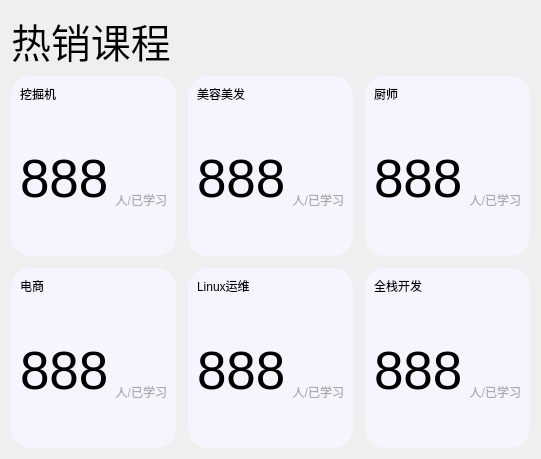
                   <widget class="QWidget" name="page_7">
                    <layout class="QHBoxLayout" name="horizontalLayout_35">
                     <item>
                      <layout class="QVBoxLayout" name="verticalLayout_18">
                       <item>
                        <layout class="QHBoxLayout" name="horizontalLayout_22">
                         <item>
                          <widget class="QLabel" name="label_23">
                           <property name="font">
                            <font>
                             <pointsize>30</pointsize>
                            </font>
                           </property>
                           <property name="styleSheet">
                            <string notr="true">color: rgb(0, 0, 0);</string>
                           </property>
                           <property name="text">
                            <string>热销课程</string>
                           </property>
                          </widget>
                         </item>
                        </layout>
                       </item>
                       <item>
                        <layout class="QGridLayout" name="gridLayout_2">
                         <property name="spacing">
                          <number>12</number>
                         </property>
                         <item row="0" column="0">
                          <widget class="QWidget" name="widget_10" native="true">
                           <property name="styleSheet">
                            <string notr="true">background-color:rgb(245,245,255);
border-radius:20px;
</string>
                           </property>
                           <layout class="QHBoxLayout" name="horizontalLayout_23">
                            <item>
                             <layout class="QVBoxLayout" name="verticalLayout_19">
                              <item>
                               <widget class="QLabel" name="label_24">
                                <property name="styleSheet">
                                 <string notr="true">color: rgb(0, 0, 0);</string>
                                </property>
                                <property name="text">
                                 <string>挖掘机</string>
                                </property>
                               </widget>
                              </item>
                              <item>
                               <spacer name="verticalSpacer_20">
                                <property name="orientation">
                                 <enum>Qt::Vertical</enum>
                                </property>
                                <property name="sizeHint" stdset="0">
                                 <size>
                                  <width>20</width>
                                  <height>40</height>
                                 </size>
                                </property>
                               </spacer>
                              </item>
                              <item>
                               <layout class="QHBoxLayout" name="horizontalLayout_24">
                                <item>
                                 <widget class="QLabel" name="label_25">
                                  <property name="font">
                                   <font>
                                    <pointsize>40</pointsize>
                                   </font>
                                  </property>
                                  <property name="styleSheet">
                                   <string notr="true">color: rgb(0, 0, 0);</string>
                                  </property>
                                  <property name="text">
                                   <string>888</string>
                                  </property>
                                 </widget>
                                </item>
                                <item>
                                 <layout class="QVBoxLayout" name="verticalLayout_20">
                                  <item>
                                   <spacer name="verticalSpacer_21">
                                    <property name="orientation">
                                     <enum>Qt::Vertical</enum>
                                    </property>
                                    <property name="sizeHint" stdset="0">
                                     <size>
                                      <width>20</width>
                                      <height>18</height>
                                     </size>
                                    </property>
                                   </spacer>
                                  </item>
                                  <item>
                                   <widget class="QLabel" name="label_26">
                                    <property name="styleSheet">
                                     <string notr="true">color: rgb(0, 0, 0);
color: rgb(171, 171, 171);</string>
                                    </property>
                                    <property name="text">
                                     <string>人/已学习</string>
                                    </property>
                                    <property name="alignment">
                                     <set>Qt::AlignRight|Qt::AlignTrailing|Qt::AlignVCenter</set>
                                    </property>
                                   </widget>
                                  </item>
                                 </layout>
                                </item>
                               </layout>
                              </item>
                              <item>
                               <spacer name="verticalSpacer_22">
                                <property name="orientation">
                                 <enum>Qt::Vertical</enum>
                                </property>
                                <property name="sizeHint" stdset="0">
                                 <size>
                                  <width>20</width>
                                  <height>38</height>
                                 </size>
                                </property>
                               </spacer>
                              </item>
                             </layout>
                            </item>
                           </layout>
                          </widget>
                         </item>
                         <item row="0" column="1">
                          <widget class="QWidget" name="widget_11" native="true">
                           <property name="styleSheet">
                            <string notr="true">background-color:rgb(245,245,255);
border-radius:20px;
</string>
                           </property>
                           <layout class="QHBoxLayout" name="horizontalLayout_25">
                            <item>
                             <layout class="QVBoxLayout" name="verticalLayout_21">
                              <item>
                               <widget class="QLabel" name="label_27">
                                <property name="styleSheet">
                                 <string notr="true">color: rgb(0, 0, 0);</string>
                                </property>
                                <property name="text">
                                 <string>美容美发</string>
                                </property>
                               </widget>
                              </item>
                              <item>
                               <spacer name="verticalSpacer_23">
                                <property name="orientation">
                                 <enum>Qt::Vertical</enum>
                                </property>
                                <property name="sizeHint" stdset="0">
                                 <size>
                                  <width>20</width>
                                  <height>40</height>
                                 </size>
                                </property>
                               </spacer>
                              </item>
                              <item>
                               <layout class="QHBoxLayout" name="horizontalLayout_26">
                                <item>
                                 <widget class="QLabel" name="label_28">
                                  <property name="font">
                                   <font>
                                    <pointsize>40</pointsize>
                                   </font>
                                  </property>
                                  <property name="styleSheet">
                                   <string notr="true">color: rgb(0, 0, 0);</string>
                                  </property>
                                  <property name="text">
                                   <string>888</string>
                                  </property>
                                 </widget>
                                </item>
                                <item>
                                 <layout class="QVBoxLayout" name="verticalLayout_22">
                                  <item>
                                   <spacer name="verticalSpacer_24">
                                    <property name="orientation">
                                     <enum>Qt::Vertical</enum>
                                    </property>
                                    <property name="sizeHint" stdset="0">
                                     <size>
                                      <width>20</width>
                                      <height>18</height>
                                     </size>
                                    </property>
                                   </spacer>
                                  </item>
                                  <item>
                                   <widget class="QLabel" name="label_29">
                                    <property name="styleSheet">
                                     <string notr="true">color: rgb(0, 0, 0);
color: rgb(171, 171, 171);</string>
                                    </property>
                                    <property name="text">
                                     <string>人/已学习</string>
                                    </property>
                                    <property name="alignment">
                                     <set>Qt::AlignRight|Qt::AlignTrailing|Qt::AlignVCenter</set>
                                    </property>
                                   </widget>
                                  </item>
                                 </layout>
                                </item>
                               </layout>
                              </item>
                              <item>
                               <spacer name="verticalSpacer_25">
                                <property name="orientation">
                                 <enum>Qt::Vertical</enum>
                                </property>
                                <property name="sizeHint" stdset="0">
                                 <size>
                                  <width>20</width>
                                  <height>38</height>
                                 </size>
                                </property>
                               </spacer>
                              </item>
                             </layout>
                            </item>
                           </layout>
                          </widget>
                         </item>
                         <item row="0" column="2">
                          <widget class="QWidget" name="widget_12" native="true">
                           <property name="styleSheet">
                            <string notr="true">background-color:rgb(245,245,255);
border-radius:20px;
</string>
                           </property>
                           <layout class="QHBoxLayout" name="horizontalLayout_27">
                            <item>
                             <layout class="QVBoxLayout" name="verticalLayout_23">
                              <item>
                               <widget class="QLabel" name="label_30">
                                <property name="styleSheet">
                                 <string notr="true">color: rgb(0, 0, 0);</string>
                                </property>
                                <property name="text">
                                 <string>厨师</string>
                                </property>
                               </widget>
                              </item>
                              <item>
                               <spacer name="verticalSpacer_26">
                                <property name="orientation">
                                 <enum>Qt::Vertical</enum>
                                </property>
                                <property name="sizeHint" stdset="0">
                                 <size>
                                  <width>20</width>
                                  <height>40</height>
                                 </size>
                                </property>
                               </spacer>
                              </item>
                              <item>
                               <layout class="QHBoxLayout" name="horizontalLayout_28">
                                <item>
                                 <widget class="QLabel" name="label_31">
                                  <property name="font">
                                   <font>
                                    <pointsize>40</pointsize>
                                   </font>
                                  </property>
                                  <property name="styleSheet">
                                   <string notr="true">color: rgb(0, 0, 0);</string>
                                  </property>
                                  <property name="text">
                                   <string>888</string>
                                  </property>
                                 </widget>
                                </item>
                                <item>
                                 <layout class="QVBoxLayout" name="verticalLayout_24">
                                  <item>
                                   <spacer name="verticalSpacer_27">
                                    <property name="orientation">
                                     <enum>Qt::Vertical</enum>
                                    </property>
                                    <property name="sizeHint" stdset="0">
                                     <size>
                                      <width>20</width>
                                      <height>18</height>
                                     </size>
                                    </property>
                                   </spacer>
                                  </item>
                                  <item>
                                   <widget class="QLabel" name="label_32">
                                    <property name="styleSheet">
                                     <string notr="true">color: rgb(0, 0, 0);
color: rgb(171, 171, 171);</string>
                                    </property>
                                    <property name="text">
                                     <string>人/已学习</string>
                                    </property>
                                    <property name="alignment">
                                     <set>Qt::AlignRight|Qt::AlignTrailing|Qt::AlignVCenter</set>
                                    </property>
                                   </widget>
                                  </item>
                                 </layout>
                                </item>
                               </layout>
                              </item>
                              <item>
                               <spacer name="verticalSpacer_28">
                                <property name="orientation">
                                 <enum>Qt::Vertical</enum>
                                </property>
                                <property name="sizeHint" stdset="0">
                                 <size>
                                  <width>20</width>
                                  <height>38</height>
                                 </size>
                                </property>
                               </spacer>
                              </item>
                             </layout>
                            </item>
                           </layout>
                          </widget>
                         </item>
                         <item row="1" column="0">
                          <widget class="QWidget" name="widget_13" native="true">
                           <property name="styleSheet">
                            <string notr="true">background-color:rgb(245,245,255);
border-radius:20px;
</string>
                           </property>
                           <layout class="QHBoxLayout" name="horizontalLayout_29">
                            <item>
                             <layout class="QVBoxLayout" name="verticalLayout_25">
                              <item>
                               <widget class="QLabel" name="label_33">
                                <property name="styleSheet">
                                 <string notr="true">color: rgb(0, 0, 0);</string>
                                </property>
                                <property name="text">
                                 <string>电商</string>
                                </property>
                               </widget>
                              </item>
                              <item>
                               <spacer name="verticalSpacer_29">
                                <property name="orientation">
                                 <enum>Qt::Vertical</enum>
                                </property>
                                <property name="sizeHint" stdset="0">
                                 <size>
                                  <width>20</width>
                                  <height>40</height>
                                 </size>
                                </property>
                               </spacer>
                              </item>
                              <item>
                               <layout class="QHBoxLayout" name="horizontalLayout_30">
                                <item>
                                 <widget class="QLabel" name="label_34">
                                  <property name="font">
                                   <font>
                                    <pointsize>40</pointsize>
                                   </font>
                                  </property>
                                  <property name="styleSheet">
                                   <string notr="true">color: rgb(0, 0, 0);</string>
                                  </property>
                                  <property name="text">
                                   <string>888</string>
                                  </property>
                                 </widget>
                                </item>
                                <item>
                                 <layout class="QVBoxLayout" name="verticalLayout_26">
                                  <item>
                                   <spacer name="verticalSpacer_30">
                                    <property name="orientation">
                                     <enum>Qt::Vertical</enum>
                                    </property>
                                    <property name="sizeHint" stdset="0">
                                     <size>
                                      <width>20</width>
                                      <height>18</height>
                                     </size>
                                    </property>
                                   </spacer>
                                  </item>
                                  <item>
                                   <widget class="QLabel" name="label_35">
                                    <property name="styleSheet">
                                     <string notr="true">color: rgb(0, 0, 0);
color: rgb(171, 171, 171);</string>
                                    </property>
                                    <property name="text">
                                     <string>人/已学习</string>
                                    </property>
                                    <property name="alignment">
                                     <set>Qt::AlignRight|Qt::AlignTrailing|Qt::AlignVCenter</set>
                                    </property>
                                   </widget>
                                  </item>
                                 </layout>
                                </item>
                               </layout>
                              </item>
                              <item>
                               <spacer name="verticalSpacer_31">
                                <property name="orientation">
                                 <enum>Qt::Vertical</enum>
                                </property>
                                <property name="sizeHint" stdset="0">
                                 <size>
                                  <width>20</width>
                                  <height>38</height>
                                 </size>
                                </property>
                               </spacer>
                              </item>
                             </layout>
                            </item>
                           </layout>
                          </widget>
                         </item>
                         <item row="1" column="1">
                          <widget class="QWidget" name="widget_14" native="true">
                           <property name="styleSheet">
                            <string notr="true">background-color:rgb(245,245,255);
border-radius:20px;
</string>
                           </property>
                           <layout class="QHBoxLayout" name="horizontalLayout_31">
                            <item>
                             <layout class="QVBoxLayout" name="verticalLayout_27">
                              <item>
                               <widget class="QLabel" name="label_36">
                                <property name="styleSheet">
                                 <string notr="true">color: rgb(0, 0, 0);</string>
                                </property>
                                <property name="text">
                                 <string>Linux运维</string>
                                </property>
                               </widget>
                              </item>
                              <item>
                               <spacer name="verticalSpacer_32">
                                <property name="orientation">
                                 <enum>Qt::Vertical</enum>
                                </property>
                                <property name="sizeHint" stdset="0">
                                 <size>
                                  <width>20</width>
                                  <height>40</height>
                                 </size>
                                </property>
                               </spacer>
                              </item>
                              <item>
                               <layout class="QHBoxLayout" name="horizontalLayout_32">
                                <item>
                                 <widget class="QLabel" name="label_37">
                                  <property name="font">
                                   <font>
                                    <pointsize>40</pointsize>
                                   </font>
                                  </property>
                                  <property name="styleSheet">
                                   <string notr="true">color: rgb(0, 0, 0);</string>
                                  </property>
                                  <property name="text">
                                   <string>888</string>
                                  </property>
                                 </widget>
                                </item>
                                <item>
                                 <layout class="QVBoxLayout" name="verticalLayout_28">
                                  <item>
                                   <spacer name="verticalSpacer_33">
                                    <property name="orientation">
                                     <enum>Qt::Vertical</enum>
                                    </property>
                                    <property name="sizeHint" stdset="0">
                                     <size>
                                      <width>20</width>
                                      <height>18</height>
                                     </size>
                                    </property>
                                   </spacer>
                                  </item>
                                  <item>
                                   <widget class="QLabel" name="label_38">
                                    <property name="styleSheet">
                                     <string notr="true">color: rgb(0, 0, 0);
color: rgb(171, 171, 171);</string>
                                    </property>
                                    <property name="text">
                                     <string>人/已学习</string>
                                    </property>
                                    <property name="alignment">
                                     <set>Qt::AlignRight|Qt::AlignTrailing|Qt::AlignVCenter</set>
                                    </property>
                                   </widget>
                                  </item>
                                 </layout>
                                </item>
                               </layout>
                              </item>
                              <item>
                               <spacer name="verticalSpacer_34">
                                <property name="orientation">
                                 <enum>Qt::Vertical</enum>
                                </property>
                                <property name="sizeHint" stdset="0">
                                 <size>
                                  <width>20</width>
                                  <height>38</height>
                                 </size>
                                </property>
                               </spacer>
                              </item>
                             </layout>
                            </item>
                           </layout>
                          </widget>
                         </item>
                         <item row="1" column="2">
                          <widget class="QWidget" name="widget_15" native="true">
                           <property name="styleSheet">
                            <string notr="true">background-color:rgb(245,245,255);
border-radius:20px;
</string>
                           </property>
                           <layout class="QHBoxLayout" name="horizontalLayout_33">
                            <item>
                             <layout class="QVBoxLayout" name="verticalLayout_29">
                              <item>
                               <widget class="QLabel" name="label_39">
                                <property name="styleSheet">
                                 <string notr="true">color: rgb(0, 0, 0);</string>
                                </property>
                                <property name="text">
                                 <string>全栈开发</string>
                                </property>
                               </widget>
                              </item>
                              <item>
                               <spacer name="verticalSpacer_35">
                                <property name="orientation">
                                 <enum>Qt::Vertical</enum>
                                </property>
                                <property name="sizeHint" stdset="0">
                                 <size>
                                  <width>20</width>
                                  <height>40</height>
                                 </size>
                                </property>
                               </spacer>
                              </item>
                              <item>
                               <layout class="QHBoxLayout" name="horizontalLayout_34">
                                <item>
                                 <widget class="QLabel" name="label_40">
                                  <property name="font">
                                   <font>
                                    <pointsize>40</pointsize>
                                   </font>
                                  </property>
                                  <property name="styleSheet">
                                   <string notr="true">color: rgb(0, 0, 0);</string>
                                  </property>
                                  <property name="text">
                                   <string>888</string>
                                  </property>
                                 </widget>
                                </item>
                                <item>
                                 <layout class="QVBoxLayout" name="verticalLayout_30">
                                  <item>
                                   <spacer name="verticalSpacer_36">
                                    <property name="orientation">
                                     <enum>Qt::Vertical</enum>
                                    </property>
                                    <property name="sizeHint" stdset="0">
                                     <size>
                                      <width>20</width>
                                      <height>18</height>
                                     </size>
                                    </property>
                                   </spacer>
                                  </item>
                                  <item>
                                   <widget class="QLabel" name="label_41">
                                    <property name="styleSheet">
                                     <string notr="true">color: rgb(0, 0, 0);
color: rgb(171, 171, 171);</string>
                                    </property>
                                    <property name="text">
                                     <string>人/已学习</string>
                                    </property>
                                    <property name="alignment">
                                     <set>Qt::AlignRight|Qt::AlignTrailing|Qt::AlignVCenter</set>
                                    </property>
                                   </widget>
                                  </item>
                                 </layout>
                                </item>
                               </layout>
                              </item>
                              <item>
                               <spacer name="verticalSpacer_37">
                                <property name="orientation">
                                 <enum>Qt::Vertical</enum>
                                </property>
                                <property name="sizeHint" stdset="0">
                                 <size>
                                  <width>20</width>
                                  <height>38</height>
                                 </size>
                                </property>
                               </spacer>
                              </item>
                             </layout>
                            </item>
                           </layout>
                          </widget>
                         </item>
                        </layout>
                       </item>
                      </layout>
                     </item>
                    </layout>
                   </widget>
